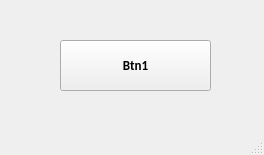
<?xml version="1.0" encoding="UTF-8"?>
<ui version="4.0">
 <class>Signal_Slot_Eg3</class>
 <widget class="QMainWindow" name="Signal_Slot_Eg3">
  <property name="geometry">
   <rect>
    <x>0</x>
    <y>0</y>
    <width>264</width>
    <height>155</height>
   </rect>
  </property>
  <property name="windowTitle">
   <string>MainWindow</string>
  </property>
  <widget class="QWidget" name="centralwidget">
   <widget class="QPushButton" name="mybtn1">
    <property name="geometry">
     <rect>
      <x>60</x>
      <y>40</y>
      <width>151</width>
      <height>51</height>
     </rect>
    </property>
    <property name="font">
     <font>
      <family>Calibri</family>
      <pointsize>10</pointsize>
      <weight>75</weight>
      <bold>true</bold>
     </font>
    </property>
    <property name="text">
     <string>Btn1</string>
    </property>
    <property name="checkable">
     <bool>false</bool>
    </property>
   </widget>
  </widget>
  <widget class="QMenuBar" name="menubar">
   <property name="geometry">
    <rect>
     <x>0</x>
     <y>0</y>
     <width>264</width>
     <height>26</height>
    </rect>
   </property>
  </widget>
  <widget class="QStatusBar" name="statusbar"/>
 </widget>
 <resources/>
 <connections/>
</ui>
